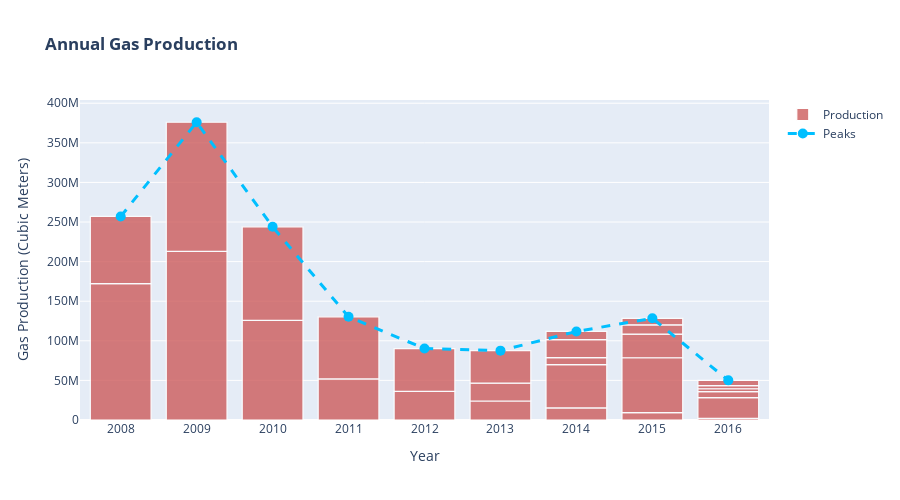

The notebook cell this image was saved under:
### Code cell
#To be able to get proper plot, we have change and sort index only by Years.
annual_gas_total = annual_volve_production.groupby(by=["Years"])[["BORE_GAS_VOL"]].sum()

#Annual Gas Production Plot, with curve fitting
layout = go.Layout(title='<b>Annual Gas Production</b>',
                   xaxis_title='Year',
                   yaxis_title='Gas Production (Cubic Meters)',
                   height=500,
                   width=900,
                   font_size=12)


figure = go.Figure(layout=layout)

figure.add_traces(data=go.Bar(x=annual_volve_production.index.get_level_values('Years') , y=annual_volve_production["BORE_GAS_VOL"],
                           marker=dict(color='indianred', line=dict(color='white', width=1.2)),
                           opacity=.8,   
                           hovertemplate='<br>'.join(['Year = %{x}', 'Gas = %{y}']),
                           name='Production'))

figure.add_traces(data=go.Scatter(x=annual_gas_total.index, y=annual_gas_total["BORE_GAS_VOL"],
                               line=dict(dash='dash', color='deepskyblue', width=3),
                               marker_size=10,
                               hovertemplate='<br>'.join(['Year = %{x}', 'Gas = %{y}']),
                               name='Peaks'))

figure.show()

### Figure 1 — Plotly figure (JSON) as saved in the notebook; plotly's stock layout.template omitted (floating-point values rounded to 4 significant figures)
{"data": [{"hovertemplate": "Year = %{x}<br>Gas = %{y}", "marker": {"color": "indianred", "line": {"color": "white", "width": 1.2}}, "name": "Production", "opacity": 0.8, "type": "bar", "x": ["2008", "2008", "2009", "2009", "2010", "2010", "2011", "2011", "2012", "2012", "2013", "2013", "2013", "2014", "2014", "2014", "2014", "2014", "2015", "2015", "2015", "2015", "2015", "2016", "2016", "2016", "2016", "2016", "2016"], "y": [172200000.0, 84850000.0, 213000000.0, 163000000.0, 125700000.0, 118200000.0, 51840000.0, 78480000.0, 36030000.0, 54180000.0, 24000000.0, 22460000.0, 41130000.0, 15220000.0, 54780000.0, 8831000.0, 22750000.0, 10210000.0, 9251000.0, 69350000.0, 29840000.0, 11720000.0, 8260000.0, 1965000.0, 26180000.0, 7652000.0, 3679000.0, 4032000.0, 6562000.0]}, {"hovertemplate": "Year = %{x}<br>Gas = %{y}", "line": {"color": "deepskyblue", "dash": "dash", "width": 3}, "marker": {"size": 10}, "name": "Peaks", "type": "scatter", "x": ["2008", "2009", "2010", "2011", "2012", "2013", "2014", "2015", "2016"], "y": [257000000.0, 376000000.0, 243900000.0, 130300000.0, 90210000.0, 87590000.0, 111800000.0, 128400000.0, 50070000.0]}], "layout": {"font": {"size": 12}, "height": 500, "title": {"text": "<b>Annual Gas Production</b>"}, "width": 900, "xaxis": {"title": {"text": "Year"}}, "yaxis": {"title": {"text": "Gas Production (Cubic Meters)"}}}}
